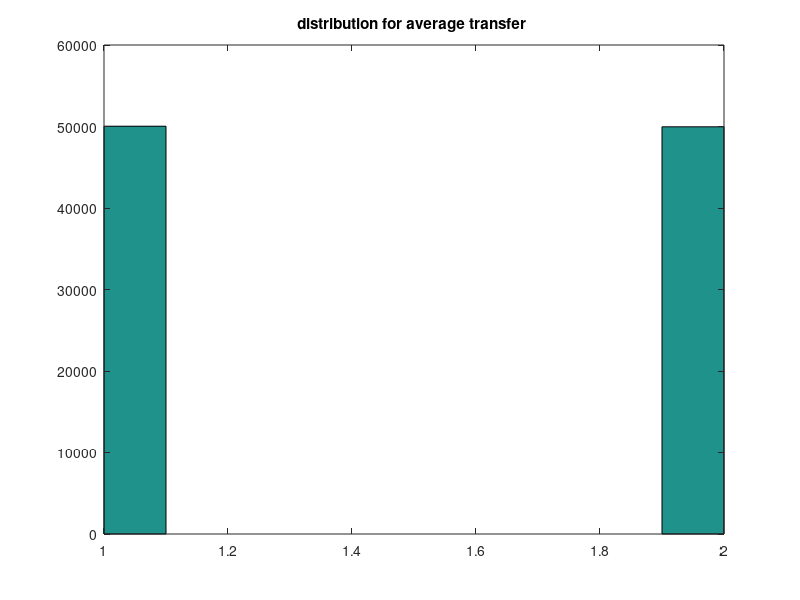
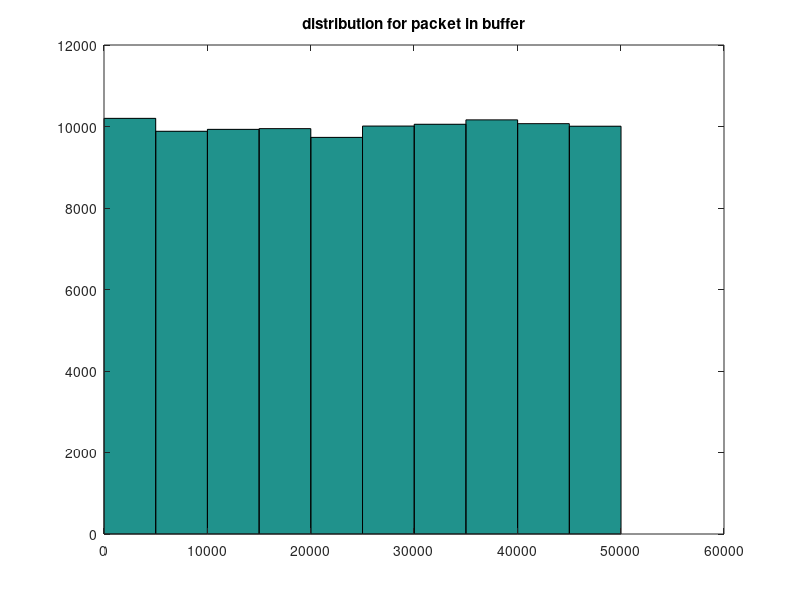

Here is the MATLAB script that generated these plots, in order:
clc;clear
x=0;mean_buffer_temp=0;mean_buffer_temp2=0;
p=1
r=1/2
buffer=[0,0];%initial 
out=[0,0];n=100000;sum_out=0;
    for i=1:n
    u1=rand();u2=rand();
        if(u1<p)    
            buffer(1)=buffer(1)+1;
        end

        if(u2<p)
            buffer(2)=buffer(2)+1;
        end

    u3=rand();%the propability for input 1 to out 1, and input to out 2 is 1-u3
    u4=rand();%the probaility for input 2 to out 1, and input to out 2 is 1-u4
    if(buffer(1)~=0)
        if(u3<r)
            out(1)=out(1)+1;
        else
            out(2)=out(2)+1;
        end
        buffer(1)=buffer(1)-1;
    end

    if(buffer(2)~=0)
        if(u4<r)
            out(1)=out(1)+1;
        else
            out(2)=out(2)+1;
        end
        buffer(2)=buffer(2)-1;
    end

    %mean of per slot
        if(out(1)==1&&out(2)==1)%1+1
            sum_out=sum_out+2;
        elseif(out(1)==0&&out(2)==0)
            sum_out;
        else
            sum_out=sum_out+1;
        end

        %%collision!
        if(out(1)==2)%detect collision in out1
            u5=rand();%randomly choose one to send
            if(u5<1/2)
                buffer(1)=buffer(1)+1;
            else
                buffer(2)=buffer(2)+1;
            end
               out(1)=out(1)-1;
        end

        if(out(2)==2)%detect collision in out1
            u6=rand();%randomly choose one to send
            if(u6<1/2)
                buffer(1)=buffer(1)+1;
            else
                buffer(2)=buffer(2)+1;
            end
            out(2)=out(2)-1;
        end
    distribution_out(i)=sum(out);
    distribution_buffer(i)=sum(buffer);
    out=[0,0];
    mean_buffer_temp=mean_buffer_temp+buffer(1);
    end
    figure(1)
    hist(distribution_out);
    title('distribution for average transfer ')
    figure(2)
    hist(distribution_buffer);
    title('distribution for packet in buffer')
    p
    r
    z_afa = norminv([0.025 0.975],0,1);
    efficiency= distribution_out/2;
    MeanBuffer=mean(distribution_buffer)
    MeanProccesed=mean(efficiency)
    StdAll=std(efficiency);
BoundAll(1)=MeanProccesed-z_afa(2)*StdAll/sqrt(10000);
BoundAll(2)=MeanProccesed+z_afa(2)*StdAll/sqrt(10000);
BoundAll